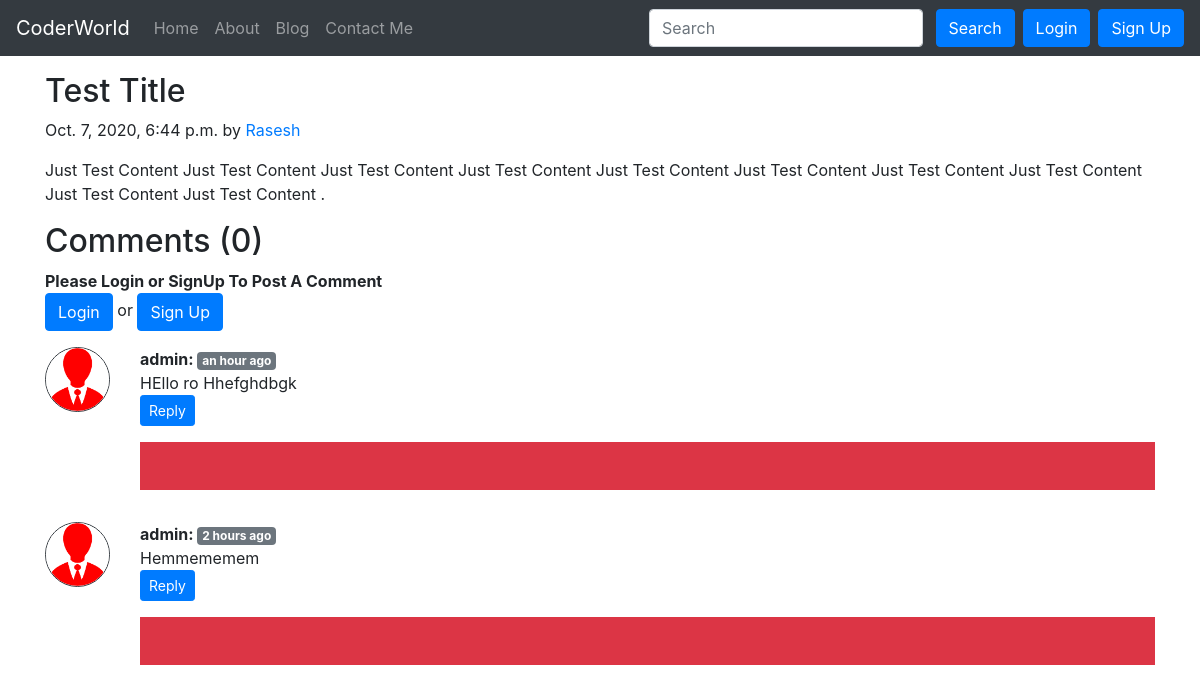
/blog/test-title/, run on the app's committed database.
### blog/models.py (models this page shows, shortened)
class Post(models.Model):
    sno=models.AutoField(primary_key=True)
    title=models.CharField(max_length=255)
    content=models.TextField()
    author=models.CharField(max_length=25)
    slug=models.CharField(max_length=150,unique=True)
    timeStamp=models.DateTimeField(blank=True)

class BlogComment(models.Model):
    sno=models.AutoField(primary_key=True)
    comment=models.TextField()
    user=models.ForeignKey(User,on_delete=models.CASCADE)
    post=models.ForeignKey(Post, on_delete=models.CASCADE)
    parent=models.ForeignKey('self',on_delete=models.CASCADE, null=True)
    timeStamp=models.DateTimeField(default=now)

### blog/views.py (the view)
# urls.py: path('<str:slug>/', views.blogPost,name='blogPost'),
def blogPost(request,slug):
    post=Post.objects.filter(slug=slug).first()
    comments=reversed(BlogComment.objects.filter(post=post,parent=None))
    replies=reversed(BlogComment.objects.filter(post=post).exclude(parent=None))
    context={
        "post": post,
        'comments':comments
    }
    return render(request,'blog/blogPost.html',context=context)

### templates/blog/blogPost.html (shortened to what this page needs)
{% extends 'base.html' %}
{% block body %}
{% load static %}
{% load humanize %}
{% if post %}
<div class="blog-post container my-3">
  <h2 class="blog-post-title">{{post.title}}</h2>
  <p class="blog-post-meta">{{post.timeStamp}} by <a href="{% url 'home_app:about' %}">{{post.author}}</a></p>
  <p>{{post.content}}</p>
</div>
{% else %}
<h1>Blog Not Found</h1>
{% endif %}
<div class="container">
  <h2>Comments ({{comments|length}})</h2>
  {% if request.user.is_authenticated %}
  <form action="{% url 'blog_app:postComment'%}" method="POST">
    {% csrf_token %}
    <div class="form-group">
      <label for="comment">Type Your Comment</label>
      <textarea type="text" name='comment' class="form-control" placeholder="Enter Comment Here"></textarea>
    </div>
    <input type="hidden" name='postSno' value="{{post.sno}}">
    <input type="hidden" name='parentSno' value="">
    <button type="submit" class="btn btn-primary">Submit</button>
  </form>
  {% else %}
  <b>Please Login or SignUp To Post A Comment</b> <br>
  <button type="button" class="btn btn-primary " data-toggle="modal" data-target="#exampleModal1">
    Login
  </button> or
  <button type="button" class="btn btn-primary " data-toggle="modal" data-target="#exampleModal2">
    Sign Up
  </button>
  {% endif %}
  {% for comment in comments %}
  <div class="row my-3">
    <div class="col-md-1">
      <img class="w-100 d-block mx-auto rounded-circle img-fluid border border-dark rounded"
        src="{% static 'img/user.png' %}" alt='image'>
    </div>
    <div class="col-md-11">
      <b>{{comment.user.username}}: </b> <span class="badge badge-secondary">{{comment.timeStamp|naturaltime}}</span>
      <div>{{comment.comment}}</div>
      <div class="reply-mx-0">
        <button class="btn btn-sm btn-primary" type="button" data-toggle="collapse"
          data-target="#replyBox{{comment.sno}}" aria-expanded="false" aria-controls="collapseExample">
          Reply
        </button>
        <div class="replies my-3 bg-danger">
        <br>
        <br>
        </div>
      </div>
    </div>
  </div>
  {% endfor %}
</div>
{% endblock body %}

### data on the page
Post: title "Test Title", timeStamp "Oct. 7, 2020, 6:44 p.m.", author "Rasesh", content "Just Test Content Just Test Content Just Test Content Just Test Content Just Test Content Just Test Content Just Test Content Just Test Content Just Test Content Just Test Content ."
BlogComment: user.username "admin", timeStamp "an hour ago", comment "HEllo ro Hhefghdbgk"
BlogComment: user.username "admin", timeStamp "2 hours ago", comment "Hemmememem"

### other printed values
{{ comments|length }} "0"
